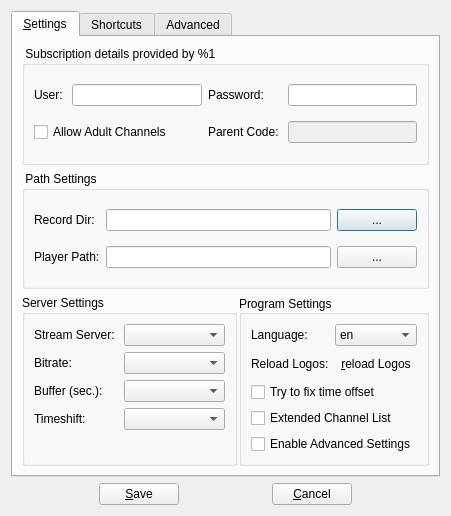
<?xml version="1.0" encoding="UTF-8"?>
<ui version="4.0">
 <class>CSettingsDlg</class>
 <widget class="QDialog" name="CSettingsDlg">
  <property name="geometry">
   <rect>
    <x>0</x>
    <y>0</y>
    <width>451</width>
    <height>516</height>
   </rect>
  </property>
  <property name="windowTitle">
   <string>Settings Dialog</string>
  </property>
  <property name="locale">
   <locale language="English" country="UnitedStates"/>
  </property>
  <layout class="QVBoxLayout" name="verticalLayout_4">
   <item>
    <widget class="QTabWidget" name="tabWidget">
     <property name="currentIndex">
      <number>0</number>
     </property>
     <widget class="QWidget" name="tabStdSettings">
      <attribute name="title">
       <string>&amp;Settings</string>
      </attribute>
      <layout class="QVBoxLayout" name="verticalLayout">
       <item>
        <widget class="QGroupBox" name="groupAccount">
         <property name="title">
          <string> Subscription details provided by %1 </string>
         </property>
         <layout class="QGridLayout" name="gridLayout_4">
          <item row="0" column="0">
           <widget class="QLabel" name="label_2">
            <property name="text">
             <string>User: </string>
            </property>
           </widget>
          </item>
          <item row="0" column="1">
           <widget class="QLineEdit" name="lineUsr"/>
          </item>
          <item row="0" column="2">
           <widget class="QLabel" name="label_4">
            <property name="text">
             <string>Password: </string>
            </property>
           </widget>
          </item>
          <item row="0" column="3">
           <widget class="QLineEdit" name="linePass">
            <property name="echoMode">
             <enum>QLineEdit::Password</enum>
            </property>
           </widget>
          </item>
          <item row="1" column="0" colspan="2">
           <widget class="QCheckBox" name="checkAdult">
            <property name="text">
             <string>Allow Adult Channels</string>
            </property>
           </widget>
          </item>
          <item row="1" column="2">
           <widget class="QLabel" name="label_14">
            <property name="text">
             <string>Parent Code: </string>
            </property>
           </widget>
          </item>
          <item row="1" column="3">
           <widget class="QLineEdit" name="lineErosPass">
            <property name="enabled">
             <bool>false</bool>
            </property>
            <property name="echoMode">
             <enum>QLineEdit::Password</enum>
            </property>
           </widget>
          </item>
         </layout>
        </widget>
       </item>
       <item>
        <widget class="QGroupBox" name="groupPath">
         <property name="title">
          <string> Path Settings </string>
         </property>
         <layout class="QGridLayout" name="gridLayout_2">
          <item row="0" column="0">
           <widget class="QLabel" name="label_3">
            <property name="minimumSize">
             <size>
              <width>0</width>
              <height>0</height>
             </size>
            </property>
            <property name="text">
             <string>Record Dir:</string>
            </property>
            <property name="margin">
             <number>2</number>
            </property>
           </widget>
          </item>
          <item row="0" column="1">
           <widget class="QLineEdit" name="lineDir"/>
          </item>
          <item row="0" column="2">
           <widget class="QPushButton" name="pushDir">
            <property name="text">
             <string>...</string>
            </property>
           </widget>
          </item>
          <item row="1" column="0">
           <widget class="QLabel" name="label">
            <property name="minimumSize">
             <size>
              <width>0</width>
              <height>0</height>
             </size>
            </property>
            <property name="text">
             <string>Player Path:</string>
            </property>
            <property name="margin">
             <number>2</number>
            </property>
           </widget>
          </item>
          <item row="1" column="1">
           <widget class="QLineEdit" name="lineVLC"/>
          </item>
          <item row="1" column="2">
           <widget class="QPushButton" name="pushVLC">
            <property name="text">
             <string>...</string>
            </property>
           </widget>
          </item>
         </layout>
        </widget>
       </item>
       <item>
        <layout class="QHBoxLayout" name="horizontalLayout_2" stretch="55,45">
         <property name="spacing">
          <number>2</number>
         </property>
         <item>
          <widget class="QGroupBox" name="groupStreamServer">
           <property name="title">
            <string>Server Settings</string>
           </property>
           <layout class="QFormLayout" name="formLayout_3">
            <item row="0" column="0">
             <widget class="QLabel" name="labStreamServer">
              <property name="text">
               <string>Stream Server: </string>
              </property>
             </widget>
            </item>
            <item row="0" column="1">
             <widget class="QComboBox" name="cbxStreamServer"/>
            </item>
            <item row="1" column="0">
             <widget class="QLabel" name="labBitRate">
              <property name="text">
               <string>Bitrate:</string>
              </property>
             </widget>
            </item>
            <item row="1" column="1">
             <widget class="QComboBox" name="cbxBitRate"/>
            </item>
            <item row="2" column="0">
             <widget class="QLabel" name="labBuffer">
              <property name="text">
               <string>Buffer (sec.):</string>
              </property>
             </widget>
            </item>
            <item row="2" column="1">
             <widget class="QComboBox" name="cbxBufferSeconds"/>
            </item>
            <item row="3" column="0">
             <widget class="QLabel" name="label_16">
              <property name="text">
               <string>Timeshift: </string>
              </property>
             </widget>
            </item>
            <item row="3" column="1">
             <widget class="QComboBox" name="cbxTimeShift">
              <property name="minimumSize">
               <size>
                <width>50</width>
                <height>0</height>
               </size>
              </property>
              <property name="maximumSize">
               <size>
                <width>16777215</width>
                <height>16777215</height>
               </size>
              </property>
             </widget>
            </item>
           </layout>
          </widget>
         </item>
         <item>
          <widget class="QGroupBox" name="groupStdSettings">
           <property name="title">
            <string>Program Settings </string>
           </property>
           <property name="alignment">
            <set>Qt::AlignLeading|Qt::AlignLeft|Qt::AlignVCenter</set>
           </property>
           <layout class="QVBoxLayout" name="verticalLayout_2">
            <item>
             <layout class="QFormLayout" name="formLayout">
              <property name="horizontalSpacing">
               <number>6</number>
              </property>
              <property name="verticalSpacing">
               <number>6</number>
              </property>
              <item row="0" column="0">
               <widget class="QLabel" name="label_10">
                <property name="text">
                 <string>Language: </string>
                </property>
               </widget>
              </item>
              <item row="0" column="1">
               <widget class="QComboBox" name="cbxLanguage">
                <item>
                 <property name="text">
                  <string>en</string>
                 </property>
                 <property name="icon">
                  <iconset resource="../vlc-record.qrc">
                   <normaloff>:/flags/en</normaloff>:/flags/en</iconset>
                 </property>
                </item>
                <item>
                 <property name="text">
                  <string>de</string>
                 </property>
                 <property name="icon">
                  <iconset resource="../vlc-record.qrc">
                   <normaloff>:/flags/de</normaloff>:/flags/de</iconset>
                 </property>
                </item>
                <item>
                 <property name="text">
                  <string>ru</string>
                 </property>
                 <property name="icon">
                  <iconset resource="../vlc-record.qrc">
                   <normaloff>:/flags/ru</normaloff>:/flags/ru</iconset>
                 </property>
                </item>
               </widget>
              </item>
              <item row="1" column="0">
               <widget class="QLabel" name="label_12">
                <property name="text">
                 <string>Reload Logos:</string>
                </property>
               </widget>
              </item>
              <item row="1" column="1">
               <widget class="QToolButton" name="pushDelLogos">
                <property name="minimumSize">
                 <size>
                  <width>24</width>
                  <height>24</height>
                 </size>
                </property>
                <property name="text">
                 <string>&amp;reload Logos</string>
                </property>
                <property name="icon">
                 <iconset resource="../vlc-record.qrc">
                  <normaloff>:/app/reload</normaloff>:/app/reload</iconset>
                </property>
                <property name="iconSize">
                 <size>
                  <width>24</width>
                  <height>24</height>
                 </size>
                </property>
                <property name="autoRaise">
                 <bool>true</bool>
                </property>
               </widget>
              </item>
             </layout>
            </item>
            <item>
             <widget class="QCheckBox" name="checkFixTime">
              <property name="text">
               <string>Try to fix time offset</string>
              </property>
             </widget>
            </item>
            <item>
             <widget class="QCheckBox" name="checkExtChanInfo">
              <property name="text">
               <string>Extended Channel List</string>
              </property>
             </widget>
            </item>
            <item>
             <widget class="QCheckBox" name="checkAdvanced">
              <property name="text">
               <string>Enable Advanced Settings</string>
              </property>
             </widget>
            </item>
           </layout>
          </widget>
         </item>
        </layout>
       </item>
      </layout>
     </widget>
     <widget class="QWidget" name="tabShortCuts">
      <attribute name="title">
       <string>Shortcuts</string>
      </attribute>
      <layout class="QGridLayout" name="gridLayout_11">
       <item row="0" column="0">
        <widget class="QShortCutTable" name="tableShortCuts">
         <property name="rowCount">
          <number>0</number>
         </property>
         <property name="columnCount">
          <number>2</number>
         </property>
         <attribute name="horizontalHeaderShowSortIndicator" stdset="0">
          <bool>true</bool>
         </attribute>
         <attribute name="horizontalHeaderStretchLastSection">
          <bool>true</bool>
         </attribute>
         <column>
          <property name="text">
           <string>Function</string>
          </property>
         </column>
         <column>
          <property name="text">
           <string>ShortCut</string>
          </property>
         </column>
        </widget>
       </item>
       <item row="1" column="0">
        <widget class="QLabel" name="labShortCutNote">
         <property name="font">
          <font>
           <pointsize>9</pointsize>
          </font>
         </property>
         <property name="styleSheet">
          <string notr="true">QLabel#labShortCutNote {
color: red;
}</string>
         </property>
         <property name="text">
          <string>Changes in shortcuts take effect only after restarting the program.</string>
         </property>
        </widget>
       </item>
       <item row="2" column="0">
        <layout class="QHBoxLayout" name="horizontalLayout">
         <property name="spacing">
          <number>2</number>
         </property>
         <item>
          <widget class="QToolButton" name="btnResetShortcuts">
           <property name="text">
            <string/>
           </property>
           <property name="icon">
            <iconset resource="../vlc-record.qrc">
             <normaloff>:/app/reload</normaloff>:/app/reload</iconset>
           </property>
           <property name="iconSize">
            <size>
             <width>16</width>
             <height>16</height>
            </size>
           </property>
           <property name="autoRaise">
            <bool>true</bool>
           </property>
          </widget>
         </item>
         <item>
          <widget class="QLabel" name="label_18">
           <property name="font">
            <font>
             <pointsize>9</pointsize>
            </font>
           </property>
           <property name="text">
            <string>Reset Shortcuts to default</string>
           </property>
          </widget>
         </item>
        </layout>
       </item>
      </layout>
     </widget>
     <widget class="QWidget" name="tabAdvanced">
      <property name="enabled">
       <bool>true</bool>
      </property>
      <attribute name="title">
       <string>Advanced</string>
      </attribute>
      <layout class="QVBoxLayout" name="verticalLayout_3">
       <item>
        <widget class="QGroupBox" name="groupProxy">
         <property name="title">
          <string> Proxy Server </string>
         </property>
         <layout class="QGridLayout" name="gridLayout_3" columnstretch="0,60,0,40">
          <item row="0" column="0" colspan="2">
           <widget class="QCheckBox" name="useProxy">
            <property name="text">
             <string>Enable Proxy</string>
            </property>
           </widget>
          </item>
          <item row="1" column="0">
           <widget class="QLabel" name="label_5">
            <property name="minimumSize">
             <size>
              <width>0</width>
              <height>0</height>
             </size>
            </property>
            <property name="text">
             <string>Address: </string>
            </property>
           </widget>
          </item>
          <item row="1" column="1">
           <widget class="QLineEdit" name="lineProxyHost">
            <property name="enabled">
             <bool>false</bool>
            </property>
           </widget>
          </item>
          <item row="1" column="2">
           <widget class="QLabel" name="label_6">
            <property name="text">
             <string>Port:</string>
            </property>
           </widget>
          </item>
          <item row="1" column="3">
           <widget class="QLineEdit" name="lineProxyPort">
            <property name="enabled">
             <bool>false</bool>
            </property>
            <property name="minimumSize">
             <size>
              <width>0</width>
              <height>0</height>
             </size>
            </property>
           </widget>
          </item>
          <item row="2" column="0">
           <widget class="QLabel" name="label_8">
            <property name="minimumSize">
             <size>
              <width>0</width>
              <height>0</height>
             </size>
            </property>
            <property name="text">
             <string>User: </string>
            </property>
           </widget>
          </item>
          <item row="2" column="1">
           <widget class="QLineEdit" name="lineProxyUser">
            <property name="enabled">
             <bool>false</bool>
            </property>
           </widget>
          </item>
          <item row="2" column="2">
           <widget class="QLabel" name="label_7">
            <property name="text">
             <string>Password: </string>
            </property>
           </widget>
          </item>
          <item row="2" column="3">
           <widget class="QLineEdit" name="lineProxyPassword">
            <property name="enabled">
             <bool>false</bool>
            </property>
            <property name="echoMode">
             <enum>QLineEdit::Password</enum>
            </property>
           </widget>
          </item>
         </layout>
        </widget>
       </item>
       <item>
        <widget class="QGroupBox" name="groupAdvanced">
         <property name="title">
          <string>Advanced Settings</string>
         </property>
         <layout class="QFormLayout" name="formLayout_2">
          <item row="0" column="0">
           <widget class="QLabel" name="lanApiServer">
            <property name="text">
             <string>API Server: </string>
            </property>
           </widget>
          </item>
          <item row="0" column="1">
           <widget class="QLineEdit" name="lineApiServer">
            <property name="enabled">
             <bool>false</bool>
            </property>
           </widget>
          </item>
          <item row="1" column="0">
           <widget class="QLabel" name="label_15">
            <property name="text">
             <string>Player Module:</string>
            </property>
           </widget>
          </item>
          <item row="1" column="1">
           <widget class="QComboBox" name="cbxPlayerMod"/>
          </item>
          <item row="2" column="0">
           <widget class="QLabel" name="label_11">
            <property name="text">
             <string>Log Level:</string>
            </property>
           </widget>
          </item>
          <item row="2" column="1">
           <widget class="QComboBox" name="cbxLogLevel">
            <item>
             <property name="text">
              <string>Log disabled</string>
             </property>
            </item>
            <item>
             <property name="text">
              <string>Log Errors only</string>
             </property>
            </item>
            <item>
             <property name="text">
              <string>Log Errors and Warnings</string>
             </property>
            </item>
            <item>
             <property name="text">
              <string>Log everything</string>
             </property>
            </item>
           </widget>
          </item>
          <item row="3" column="0">
           <widget class="QLabel" name="label_13">
            <property name="text">
             <string>Shutdown Command:</string>
            </property>
           </widget>
          </item>
          <item row="3" column="1">
           <widget class="QLineEdit" name="lineShutdown"/>
          </item>
          <item row="4" column="0">
           <widget class="QCheckBox" name="checkRefresh">
            <property name="text">
             <string>Refresh EPG every:</string>
            </property>
           </widget>
          </item>
          <item row="4" column="1">
           <layout class="QHBoxLayout" name="horizontalLayout_3">
            <item>
             <widget class="QComboBox" name="cbxInterval">
              <property name="enabled">
               <bool>false</bool>
              </property>
              <item>
               <property name="text">
                <string>5</string>
               </property>
              </item>
              <item>
               <property name="text">
                <string>10</string>
               </property>
              </item>
              <item>
               <property name="text">
                <string>15</string>
               </property>
              </item>
             </widget>
            </item>
            <item>
             <widget class="QLabel" name="label_9">
              <property name="text">
               <string>Minute(s)</string>
              </property>
             </widget>
            </item>
           </layout>
          </item>
          <item row="5" column="0">
           <widget class="QCheckBox" name="checkAskForName">
            <property name="text">
             <string>Ask for Record Filename</string>
            </property>
           </widget>
          </item>
          <item row="5" column="1">
           <widget class="QCheckBox" name="checkHideToSystray">
            <property name="text">
             <string>Minimize to Systray</string>
            </property>
           </widget>
          </item>
          <item row="6" column="0">
           <widget class="QCheckBox" name="checkDetach">
            <property name="text">
             <string>Detach Player at startup</string>
            </property>
           </widget>
          </item>
          <item row="6" column="1">
           <widget class="QCheckBox" name="checkTranslit">
            <property name="text">
             <string>Translit Record Filename</string>
            </property>
           </widget>
          </item>
          <item row="7" column="0" colspan="2">
           <widget class="QCheckBox" name="check2ClicksToPlay">
            <property name="text">
             <string>Doubleclick on channel list starts play</string>
            </property>
           </widget>
          </item>
         </layout>
        </widget>
       </item>
      </layout>
     </widget>
    </widget>
   </item>
   <item>
    <layout class="QHBoxLayout" name="hLayoutButtons">
     <item>
      <spacer name="horizontalSpacer_5">
       <property name="orientation">
        <enum>Qt::Horizontal</enum>
       </property>
       <property name="sizeHint" stdset="0">
        <size>
         <width>40</width>
         <height>20</height>
        </size>
       </property>
      </spacer>
     </item>
     <item>
      <widget class="QPushButton" name="pushSave">
       <property name="text">
        <string>&amp;Save</string>
       </property>
      </widget>
     </item>
     <item>
      <spacer name="horizontalSpacer_4">
       <property name="orientation">
        <enum>Qt::Horizontal</enum>
       </property>
       <property name="sizeHint" stdset="0">
        <size>
         <width>40</width>
         <height>20</height>
        </size>
       </property>
      </spacer>
     </item>
     <item>
      <widget class="QPushButton" name="pushCancel">
       <property name="text">
        <string>&amp;Cancel</string>
       </property>
      </widget>
     </item>
     <item>
      <spacer name="horizontalSpacer_6">
       <property name="orientation">
        <enum>Qt::Horizontal</enum>
       </property>
       <property name="sizeHint" stdset="0">
        <size>
         <width>40</width>
         <height>20</height>
        </size>
       </property>
      </spacer>
     </item>
    </layout>
   </item>
  </layout>
 </widget>
 <customwidgets>
  <customwidget>
   <class>QShortCutTable</class>
   <extends>QTableWidget</extends>
   <header>qshortcuttable.h</header>
  </customwidget>
 </customwidgets>
 <resources>
  <include location="../vlc-record.qrc"/>
 </resources>
 <connections>
  <connection>
   <sender>pushSave</sender>
   <signal>clicked()</signal>
   <receiver>CSettingsDlg</receiver>
   <slot>accept()</slot>
   <hints>
    <hint type="sourcelabel">
     <x>179</x>
     <y>434</y>
    </hint>
    <hint type="destinationlabel">
     <x>188</x>
     <y>287</y>
    </hint>
   </hints>
  </connection>
  <connection>
   <sender>pushCancel</sender>
   <signal>clicked()</signal>
   <receiver>CSettingsDlg</receiver>
   <slot>reject()</slot>
   <hints>
    <hint type="sourcelabel">
     <x>355</x>
     <y>434</y>
    </hint>
    <hint type="destinationlabel">
     <x>366</x>
     <y>290</y>
    </hint>
   </hints>
  </connection>
  <connection>
   <sender>useProxy</sender>
   <signal>toggled(bool)</signal>
   <receiver>lineProxyHost</receiver>
   <slot>setEnabled(bool)</slot>
   <hints>
    <hint type="sourcelabel">
     <x>143</x>
     <y>320</y>
    </hint>
    <hint type="destinationlabel">
     <x>250</x>
     <y>348</y>
    </hint>
   </hints>
  </connection>
  <connection>
   <sender>useProxy</sender>
   <signal>toggled(bool)</signal>
   <receiver>lineProxyPort</receiver>
   <slot>setEnabled(bool)</slot>
   <hints>
    <hint type="sourcelabel">
     <x>91</x>
     <y>320</y>
    </hint>
    <hint type="destinationlabel">
     <x>428</x>
     <y>348</y>
    </hint>
   </hints>
  </connection>
  <connection>
   <sender>useProxy</sender>
   <signal>toggled(bool)</signal>
   <receiver>lineProxyUser</receiver>
   <slot>setEnabled(bool)</slot>
   <hints>
    <hint type="sourcelabel">
     <x>250</x>
     <y>320</y>
    </hint>
    <hint type="destinationlabel">
     <x>250</x>
     <y>376</y>
    </hint>
   </hints>
  </connection>
  <connection>
   <sender>useProxy</sender>
   <signal>toggled(bool)</signal>
   <receiver>lineProxyPassword</receiver>
   <slot>setEnabled(bool)</slot>
   <hints>
    <hint type="sourcelabel">
     <x>222</x>
     <y>320</y>
    </hint>
    <hint type="destinationlabel">
     <x>428</x>
     <y>376</y>
    </hint>
   </hints>
  </connection>
  <connection>
   <sender>checkAdult</sender>
   <signal>toggled(bool)</signal>
   <receiver>lineErosPass</receiver>
   <slot>setEnabled(bool)</slot>
   <hints>
    <hint type="sourcelabel">
     <x>72</x>
     <y>123</y>
    </hint>
    <hint type="destinationlabel">
     <x>325</x>
     <y>125</y>
    </hint>
   </hints>
  </connection>
  <connection>
   <sender>checkRefresh</sender>
   <signal>toggled(bool)</signal>
   <receiver>cbxInterval</receiver>
   <slot>setEnabled(bool)</slot>
   <hints>
    <hint type="sourcelabel">
     <x>39</x>
     <y>298</y>
    </hint>
    <hint type="destinationlabel">
     <x>205</x>
     <y>299</y>
    </hint>
   </hints>
  </connection>
 </connections>
</ui>
